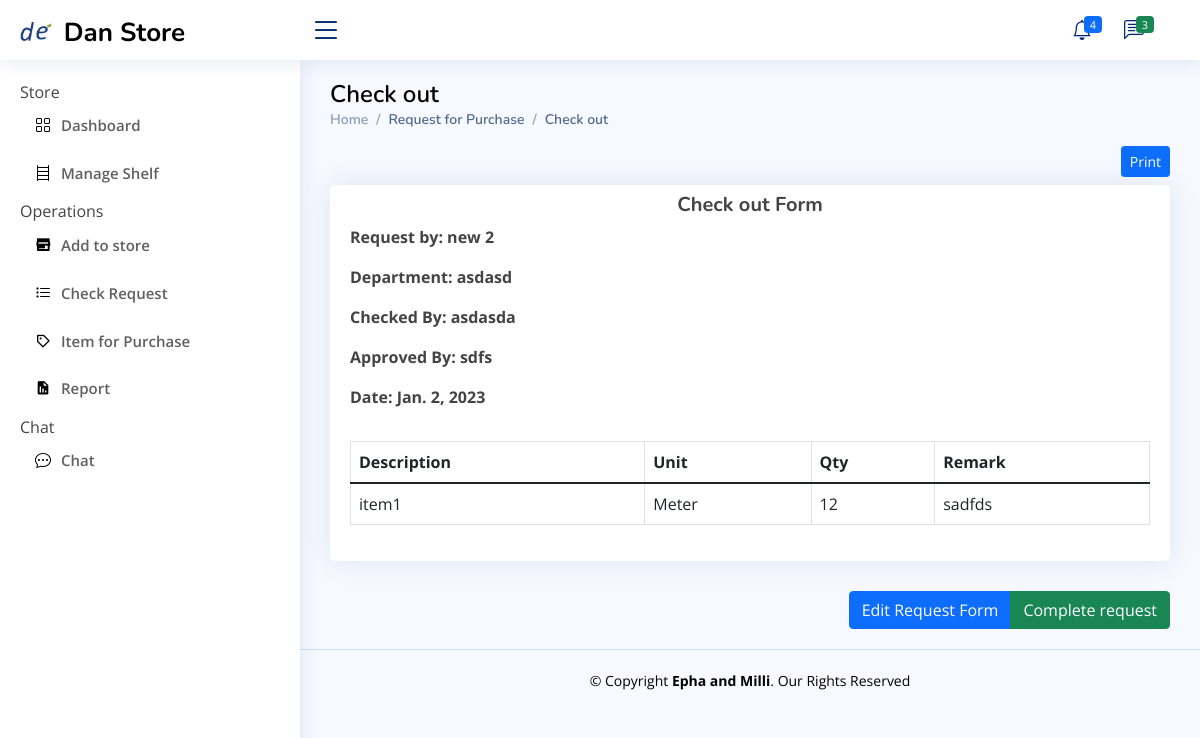
The app's page /Store_Manager/check_out/ with its own data.
### Store_manager/models.py (models this page shows)
class form1temp(models.Model):
    date=models.DateField(auto_now_add=True,null=True)
    Request_by=models.CharField(max_length=100,null=True,blank=True)
    Department=models.CharField(max_length=100,null=True,blank=True)
    checkd_by=models.CharField(max_length=100,null=True,blank=True)
    Approved_by=models.CharField(max_length=100,null=True,blank=True)

class form2temp(models.Model):
    form1=models.ForeignKey(form1temp,null=True,blank=True, on_delete=models.CASCADE)
    Description=models.CharField(max_length=100,null=True,blank=True)
    unit=models.CharField(max_length=100,null=True,blank=True)
    req_qty=models.CharField(max_length=100,null=True,blank=True)
    add_qty=models.CharField(max_length=100,null=True,blank=True,default="0")
    Remark=models.CharField(max_length=100,null=True,blank=True)

### Store_manager/views.py (the view)
# urls.py: path('check_out/',views.check_out,name="check-out"),
def check_out(request):
    all_form= form1temp.objects.all()
    if all_form:
        form1=all_form[0]
        all_item=form2temp.objects.filter(form1=form1)
        if all_item:
            context={
                'form1':form1,
                'all_item':all_item,
            }
            return render(request,'Store_manager/for_purchase/check_out.html',context)
        else:
            messages.error(request,'First, you must complete and submit Form 2. ')
    else:
         messages.error(request,'First, you must complete and submit Form 1. ')
    return render(request,'Store_manager/for_purchase/purchase.html')

### Templates/Store_manager/for_purchase/check_out.html (shortened to what this page needs)
{% extends 'Store_manager/S_base.html'  %}
{% block store %}
{% load static %}
<main id="main" class="main">
    <div class="pagetitle">
      <h1 style="color: black">Check out</h1>
      <nav>
        <ol class="breadcrumb">
          <li class="breadcrumb-item"><a href="{% url 'store-dashboard' %}">Home</a></li>
          <li class="breadcrumb-item active">Request for Purchase</li>
          <li class="breadcrumb-item active">Check out</li>
        </ol>
      </nav>
    </div>
    <section class="section">
        <div class="row">
          <div class="col-lg-12 text-end pb-2">
            <a href="{% url 'pdf' %}"
            class="btn btn-primary btn-sm">Print</a>
          </div>
          </div>
          <div class="card recent-sales overflow-auto" id="check_out12">
            <div class="card-body">
                <div class="row pt-2">
                    <div class="col-lg-12 text-center">
                        <h5><strong>Check out Form</strong></h5>
                    </div>
                    <div class="col-lg-6">
                        <p><strong>Request by: {{form1.Request_by}}</strong></p>
                        <p><strong> Department: {{form1.Department}}</strong></p>
                        <p><strong>Checked By: {{form1.checkd_by}}</strong></p>
                        <p><strong>Approved By: {{form1.Approved_by}}</strong></p>
                        <p><strong> Date: {{form1.date}} </strong></p>
                    </div>
                </div>
            <div class="row pt-3">
                <div class="col-lg-12">
                    <table class="table table-bordered" id="check_out1">
                        <thead>
                          <tr>
                            <th scope="col">Description</th>
                            <th scope="col">Unit</th>
                            <th scope="col">Qty</th>
                            <th scope="col">Remark</th>
                          </tr>
                        </thead>
                        <tbody>
                          {% for item in all_item %}
                          <tr>
                            <td>{{item.Description}}</td>
                            <td>{{item.unit}}</td>
                            <td>{{item.req_qty}}</td>
                            <td>{{item.Remark}}</td>
                          </tr>
                          {% endfor %}
                        </tbody>
                      </table></div>
            </div>
             </div>
          </div>
          <div class="row">
            <div class="col-lg-12  text-end">
              <div class="btn-group " role="group" aria-label="Basic example">
                <a href="{% url 'purchase' %}" class="btn btn-primary">Edit Request Form</a>
                <a href="{% url 'list_for_purchase' %}" class="btn btn-success">Complete request</a>
              </div>
            </div>
          </div>
    </section>
  </main>
  {% endblock %}

### static/assets/css/style.css (style rules this page uses)
:root { scroll-behavior: smooth; }
body { font-family: "Open Sans", sans-serif; background: #f6f9ff; color: #444444; }
a { color: #4154f1; text-decoration: none; }
h1, h2, h3, h4, h5, h6 { font-family: "Nunito", sans-serif; }
#main { margin-top: 60px; padding: 20px 30px; transition: all 0.3s; }
.pagetitle { margin-bottom: 10px; }
.pagetitle h1 { font-size: 24px; margin-bottom: 0; font-weight: 600; color: #012970; }
.card { margin-bottom: 30px; border: none; border-radius: 5px; box-shadow: 0px 0 30px rgba(1, 41, 112, 0.1); }
.card-body { padding: 0 20px 20px 20px; }
.breadcrumb { font-size: 14px; font-family: "Nunito", sans-serif; color: #899bbd; font-weight: 600; }
.breadcrumb a { color: #899bbd; transition: 0.3s; }
.breadcrumb .breadcrumb-item::before { color: #899bbd; }
.breadcrumb .active { color: #51678f; font-weight: 600; }
@media (min-width: 1200px) { #main, #footer { margin-left: 300px; } }

### records on screen
form1temp: Request_by "new 2", Department "asdasd", checkd_by "asdasda", Approved_by "sdfs", date "Jan. 2, 2023"
form2temp: Description "item1", unit "Meter", req_qty "12", Remark "sadfds"
